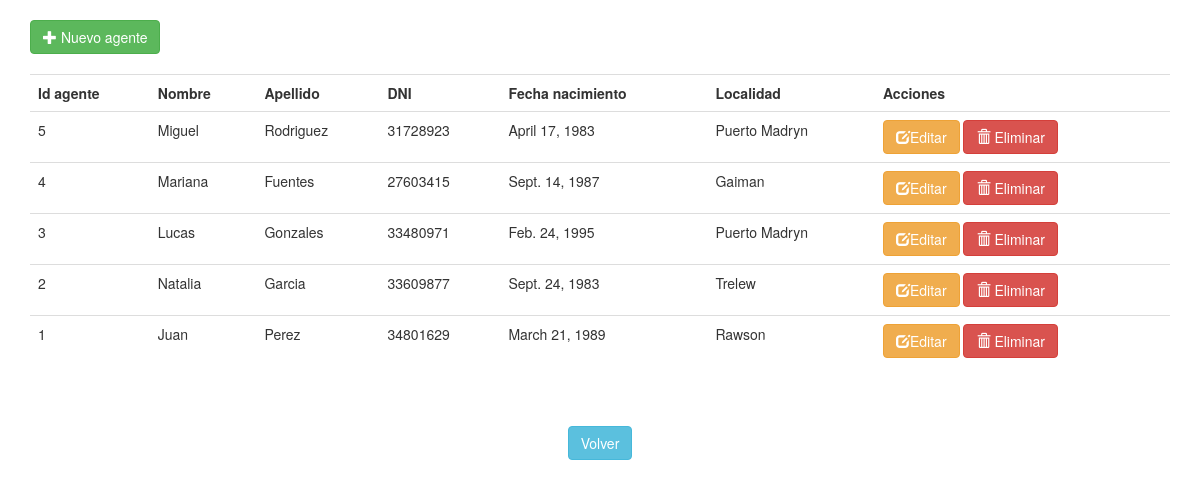
The page /pasajes/agente on the database its author committed.
### pasajes/models.py (models this page shows, shortened)
class Agente(models.Model):
	id=models.AutoField(unique=True,primary_key=True)
	nombre=models.CharField(max_length=200)
	apellido=models.CharField(max_length=200)
	documento=models.IntegerField(unique=True)
	fecha_nacimiento=models.DateField()
	id_localidad=models.ForeignKey(Localidad, on_delete=models.CASCADE,verbose_name="Localidad")

class Localidad(models.Model):
	id=models.AutoField(unique=True,primary_key=True)
	nombre=models.CharField(max_length=200)

### pasajes/views.py (the view)
# urls.py: path('agente', views.indexAgenteView, name='agente'),
def indexAgenteView(request):
	agentes=Agente.objects.all().order_by('-id')
	context={
		'agentes':agentes,
	}
	return render(request, 'indexAgente.html', context)

### pasajes/templates/indexAgente.html
{% extends "plantillaBase.html" %}
{% block contenido %}
<br>
<a href="{% url 'altaAgente' %}" class="btn btn-success"><span class="glyphicon glyphicon-plus"></span> Nuevo agente</a>
<br><br>
{% if agentes %}
	<table class="table table-hover">
		<tr>
			<th>Id agente</th>
			<th>Nombre</th>
			<th>Apellido</th>
			<th>DNI</th>
			<th>Fecha nacimiento</th>
			<th>Localidad</th>
			<th>Acciones</th>
		</tr>
	    {% for agen in agentes %}
	    	<tr>
	        	<td>{{ agen.id }}</td>
	        	<td>{{ agen.nombre }}</td>
	        	<td>{{ agen.apellido }}</td>
	        	<td>{{ agen.documento }}</td>
	        	<td>{{ agen.fecha_nacimiento }}</td>
	        	<td>{{ agen.id_localidad.nombre }}</td>
	        	<td>
	        		<a href="{% url 'modificacionAgente' agen.id %}" class="btn btn-warning"><span class="glyphicon glyphicon-edit"></span>Editar</a>
	        		<a href="{% url 'bajaAgente' agen.id %}" class="btn btn-danger"><span class="glyphicon glyphicon-trash"></span> Eliminar</a>
	        	</td>
	    	</tr>
	    {% endfor %}
	</table>
{% else %}
    <p>No hay agentes a mostrar</p>
{% endif %}
		<br><br>
    	<center><a href="{% url 'index' %}"  class="btn btn-info">Volver</a></center>
{% endblock %}

### rows shown on the page
Agente: id "5", nombre "Miguel", apellido "Rodriguez", documento "31728923", fecha_nacimiento "April 17, 1983", id_localidad.nombre "Puerto Madryn"
Agente: id "4", nombre "Mariana", apellido "Fuentes", documento "27603415", fecha_nacimiento "Sept. 14, 1987", id_localidad.nombre "Gaiman"
Agente: id "3", nombre "Lucas", apellido "Gonzales", documento "33480971", fecha_nacimiento "Feb. 24, 1995", id_localidad.nombre "Puerto Madryn"
Agente: id "2", nombre "Natalia", apellido "Garcia", documento "33609877", fecha_nacimiento "Sept. 24, 1983", id_localidad.nombre "Trelew"
Agente: id "1", nombre "Juan", apellido "Perez", documento "34801629", fecha_nacimiento "March 21, 1989", id_localidad.nombre "Rawson"
